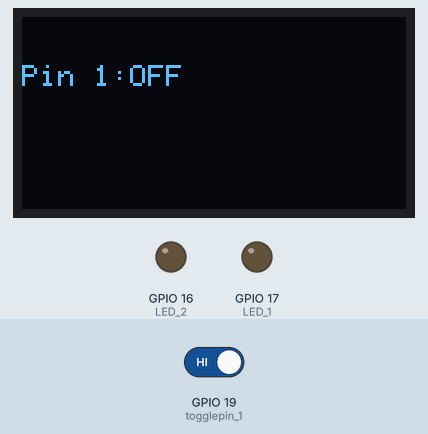
This program was run on a simulated ESP32. Shown: 128×64 one-colour display, output pins drawn as LEDs (lit = HIGH). The inputs (shaded band) are chosen by the test bench; at power-on: GPIO 19 (togglepin_1) HIGH. What the program prints to the serial monitor is not drawn.

Above: at 1.4 s.
1.5 s: GPIO 19 (togglepin_1) driven LOW
At 2.7 s:
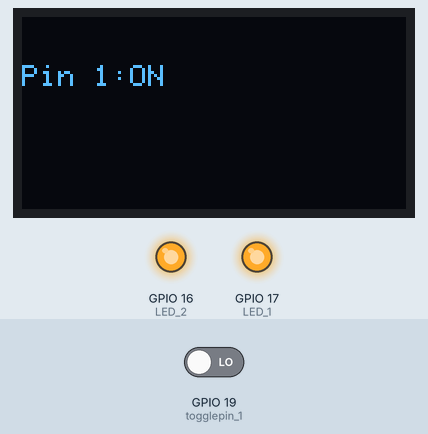
3.0 s: GPIO 19 (togglepin_1) driven HIGH
At 4.5 s:
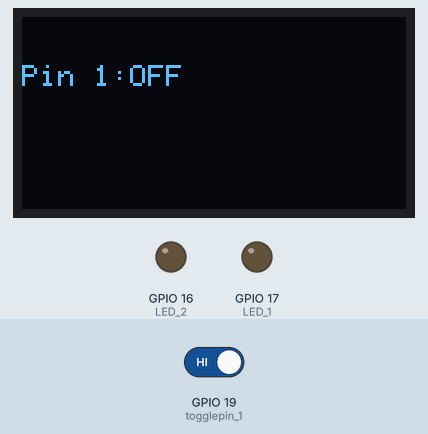
Timing chart, 0 to 6.0 s (numbered marks = the images above; inputs shaded):
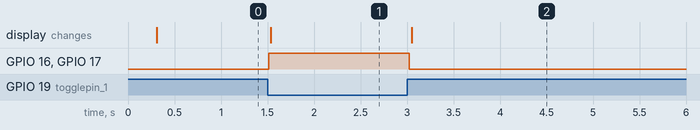

Measured:
- after the input at 1.5 s, GPIO 16 (LED_2), GPIO 17 (LED_1): LOW → HIGH at once; the display: changes at once (image 1)
- after the input at 3.0 s, GPIO 16 (LED_2), GPIO 17 (LED_1): HIGH → LOW at once; the display: changes after 0.05 s (image 2)

The program:

main.cpp
```cpp
#include <Arduino.h>
#include <Wire.h>
#include <Adafruit_GFX.h>
#include <Adafruit_SSD1306.h>
#include <ESP32Servo.h>

// --------------------------- OLED Configuration ---------------------------
#define SCREEN_WIDTH 128
#define SCREEN_HEIGHT 64
#define OLED_RESET -1              // Most I2C SSD1306 modules don't use a reset pin
#define OLED_I2C_ADDRESS 0x3C      // Common addresses: 0x3C or 0x3D

// --------------------------- Pin Definitions ---------------------------
// I2C pins for Display
#define SDA_PIN 21
#define SCL_PIN 22

// Toggle switch (SPDT) on D19 / GPIO19
#define togglepin_1 19


// Define External LED pins
#define LED_1 17
#define LED_2 16


// --------------------------- Global Objects ---------------------------
Adafruit_SSD1306 display(SCREEN_WIDTH, SCREEN_HEIGHT, &Wire, OLED_RESET);

bool togglepin(int x, int x_pos, int y_pos, const char* name) {

  int state = digitalRead(x);

  display.setCursor(x_pos, y_pos);
  display.print(name);
  display.print(":");

  if (state == LOW) {
    display.print("ON");
    return true;
  }

  else {
    display.print("OFF");
    return false;
  }

}

void setup() {
  Serial.begin(115200);
  delay(200);

  // I2C init
  Wire.begin(SDA_PIN, SCL_PIN);

  // OLED init
  Serial.println("Initializing OLED...");
  if (!display.begin(SSD1306_SWITCHCAPVCC, OLED_I2C_ADDRESS)) {
    Serial.println("SSD1306 not found. Check wiring and I2C address (0x3C/0x3D).");
    while (true) { delay(1000); } // halt if OLED init fails
  }

  // Basic OLED settings
  display.clearDisplay();
  display.setTextSize(1);
  display.setTextColor(SSD1306_WHITE);

  // Startup message (shown once)
  display.setCursor(10, 20);
  display.println("Pot Reader Ready");
  display.display();

  Serial.println("Hello");

  // Setup Buttons
  pinMode(togglepin_1, INPUT_PULLUP);

  pinMode(LED_1, OUTPUT);
  digitalWrite(LED_1, LOW);
  pinMode(LED_2, OUTPUT);
  digitalWrite(LED_2, LOW);

}


void loop() {

  display.clearDisplay();

  if (togglepin(togglepin_1, 0, 16, "Pin 1")){
    digitalWrite(LED_1, HIGH);
    digitalWrite(LED_2, HIGH);
  }

  else {
    digitalWrite(LED_1, LOW);
    digitalWrite(LED_2, LOW);
  }

  display.display();

}
```
